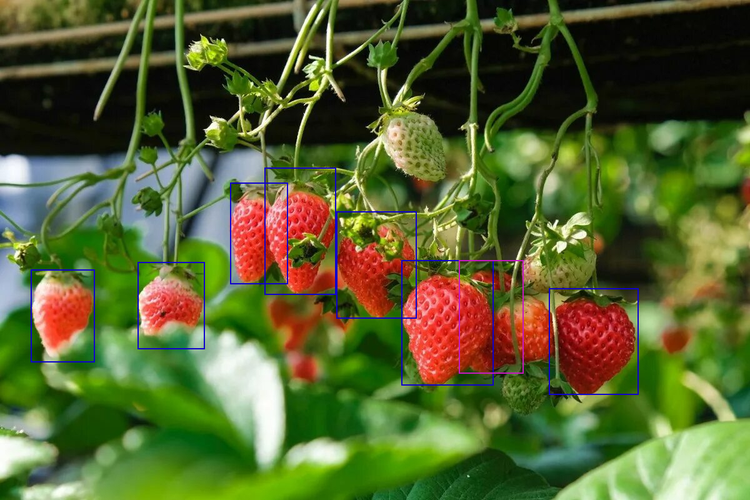
#> input picture dataset/boxes/0.png, 750 x 500 px, shrunk from 1200 x 800 before the run, found by its file name
$ jupyter execute temp_match_demo.ipynb
#> lines starting #> are read from the running program, lines starting #| are printed output that depends on the picture; after the words box and inside, x2 and y2 are one past the last pixel; in counts of white or black regions, pixels touching at a corner belong together
### src/baseline.py
"""
baseline.py

Provides OpenCV template matching baseline functions for strawberry detection.
"""

import os
import logging
import cv2
import numpy as np
import xml.etree.ElementTree as ET
from typing import List, Tuple

# Configure logging
logging.basicConfig(format="%(asctime)s - %(levelname)s - %(message)s", level=logging.INFO)


def non_max_suppression(rects: List[List[int]], overlap_thresh: float = 0.3) -> np.ndarray:
    """
    Suppress overlapping bounding boxes using Non-Maximum Suppression (NMS).

    Args:
        rects: List of bounding boxes [x, y, w, h].
        overlap_thresh: Overlap threshold (IoU) for suppression.

    Returns:
        Numpy array of suppressed boxes as [[x, y, w, h], ...].
    """
    if not rects:
        return np.empty((0, 4), dtype=int)
    boxes = np.array(rects)
    x1, y1 = boxes[:, 0], boxes[:, 1]
    x2, y2 = x1 + boxes[:, 2], y1 + boxes[:, 3]
    areas = (boxes[:, 2] + 1) * (boxes[:, 3] + 1)
    idxs = np.argsort(y2)
    pick: List[int] = []
    while idxs.size > 0:
        last = idxs[-1]
        pick.append(last)
        xx1 = np.maximum(x1[last], x1[idxs[:-1]])
        yy1 = np.maximum(y1[last], y1[idxs[:-1]])
        xx2 = np.minimum(x2[last], x2[idxs[:-1]])
        yy2 = np.minimum(y2[last], y2[idxs[:-1]])
        w = np.maximum(0, xx2 - xx1 + 1)
        h = np.maximum(0, yy2 - yy1 + 1)
        inter = w * h
        ovr = inter / (areas[last] + areas[idxs[:-1]] - inter)
        idxs = idxs[np.where(ovr <= overlap_thresh)]
    return boxes[pick].astype(int)


def create_template(xml_path: str, images_dir: str, output_path: str) -> None:
    """
    Extracts the first strawberry instance from the annotation XML and saves it as a template.

    Args:
        xml_path: Path to annotation XML.
        images_dir: Directory containing source images.
        output_path: Path to save the extracted template image.
    """
#> called with xml_path = 'dataset/annotations.xml', images_dir = 'dataset/images', output_path = 'template/template.png'
    tree = ET.parse(xml_path)
#> (reads dataset/annotations.xml from the repository)
    root = tree.getroot()
    for image in root.findall('image'):
        box = image.find('box')
        if box is None:
            continue
        name_attr = image.get('name')
        if not name_attr:
            continue
        img_filename = name_attr.split('/')[-1]
        attrs = box.attrib
        xtl, ytl = int(float(attrs['xtl'])), int(float(attrs['ytl']))
        xbr, ybr = int(float(attrs['xbr'])), int(float(attrs['ybr']))
        img_path = os.path.join(images_dir, img_filename)
        img = cv2.imread(img_path)
#> img is the input picture: shape (500, 750, 3); mean B, G, R 48.6, 98.9, 87.1
        if img is None:
            logging.error(f"Failed to read image at {img_path}")
            return
        template = img[ytl:ybr, xtl:xbr]
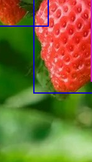
#> template: shape (162, 92, 3); mean B, G, R 51, 106.7, 123.4
        os.makedirs(os.path.dirname(output_path), exist_ok=True)
        cv2.imwrite(output_path, template)
        logging.info(f"Template saved to {output_path}")
        return


# [36 lines left out: function create_templates, not called in this run]


def run_baseline(source_img: str, template_img: str, output_img: str, threshold: float = 0.8) -> int:
    """
    Performs template matching on a source image and saves detection visualization.

    Args:
        source_img: Path to the image to process.
        template_img: Path or directory of template images.
        output_img: Path to save the output image with detections drawn.
        threshold: Matching threshold between 0 and 1.

    Returns:
        Number of matched instances detected.
    """
#> called with source_img = 'dataset/images/0.png', template_img = 'template/template.png', output_img = 'output/baseline_result.png', threshold = 0.8
    src = cv2.imread(source_img)
    if src is None:
        logging.error(f"Cannot load source image: {source_img}")
        return 0
    # Determine list of template file paths
    if os.path.isdir(template_img):
        templ_paths = [os.path.join(template_img, f) for f in os.listdir(template_img) if f.lower().endswith('.png')]
    else:
        templ_paths = [template_img]
    gray_src = cv2.cvtColor(src, cv2.COLOR_BGR2GRAY)
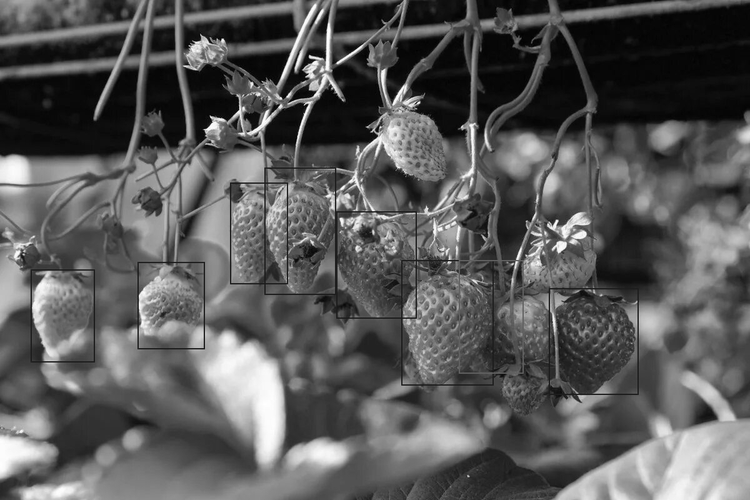
#> gray_src: shape (500, 750); min 0, max 255, mean 89.6
    rects: List[List[int]] = []
    for tpath in templ_paths:
        templ = cv2.imread(tpath)
        if templ is None:
            continue
        gray_templ = cv2.cvtColor(templ, cv2.COLOR_BGR2GRAY)
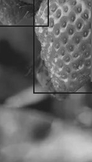
#> gray_templ: shape (162, 92); min 24, max 208, mean 105.4
        w, h = gray_templ.shape[::-1]
#> w = 92; h = 162
        res = cv2.matchTemplate(gray_src, gray_templ, cv2.TM_CCOEFF_NORMED)
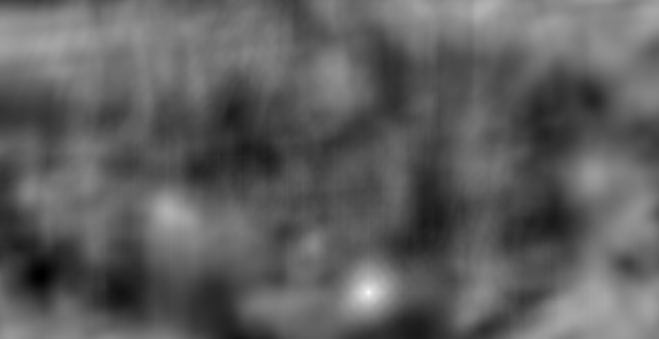
#> res: shape (339, 659) float32; min -0.506, max 1, mean 0.0553; drawn with min black and max white
        loc = np.where(res >= threshold)
#> loc = 60 positions, rows 288 to 296, columns 364 to 372
        rects.extend([[x, y, w, h] for x, y in zip(*loc[::-1])])
    picks = non_max_suppression(rects, overlap_thresh=0.3)
#> in non_max_suppression, `boxes = np.array(rects)`: boxes = 60 rows, first 6: [367, 288, 92, 162], [368, 288, 92, 162], [369, 288, 92, 162], [366, 289, 92, 162], [367, 289, 92, 162], [368, 289, 92, 162]
#> in non_max_suppression, `x1, y1 = boxes[:, 0], boxes[:, 1]`: x1 = 60 values, max 372 at index 24, min 364 at index 16, mean 368; y1 = 60 values from 288 to 296
#> in non_max_suppression, `x2, y2 = x1 + boxes[:, 2], y1 + boxes[:, 3]`: x2 = 60 values, max 464 at index 24, min 456 at index 16, mean 460; y2 = 60 values from 450 to 458
#> in non_max_suppression, `areas = (boxes[:, 2] + 1) * (boxes[:, 3] + 1)`: areas = 60 values from 15159 to 15159
#> in non_max_suppression, `idxs = np.argsort(y2)`: idxs = 60 values from 0 to 59
#> the loop in non_max_suppression, `while idxs.size > 0:` made 1 pass
#> last on pass 1: 59
#> after the loop in non_max_suppression, `while idxs.size > 0:`: idxs = empty array; pick = [59]
#> picks = [[369, 296, 92, 162]]
    for (x, y, w, h) in picks:
        cv2.rectangle(src, (x, y), (x + w, y + h), (0, 255, 0), 2)
#> this loop made 1 pass
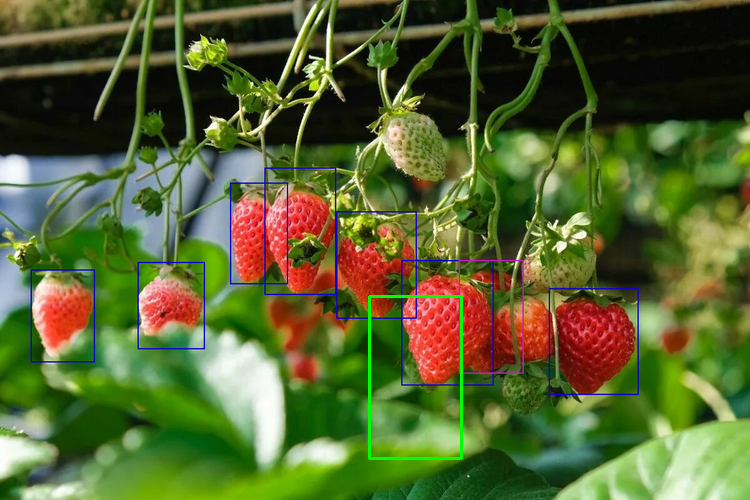
#> src: shape (500, 750, 3); 0.41% of pixels changed, all inside (x1, y1, x2, y2) = (368, 295, 463, 460)
    cv2.imwrite(output_img, src)
    count = len(picks)
#> count = 1
    logging.info(f"Baseline detection complete - {count} items found.")
    return count

### temp_match_demo.ipynb
[cell 1]
import os
import sys
import cv2
import matplotlib.pyplot as plt

# Add src directory to path to import our custom modules
sys.path.append(os.path.abspath('src'))

# --- Configuration ---
# Define all the paths we will need
CWD = os.getcwd()
XML_PATH = os.path.join(CWD, 'dataset', 'annotations.xml')
IMAGES_DIR = os.path.join(CWD, 'dataset', 'images')
YOLO_DATASET_DIR = os.path.join(CWD, 'strawberry_dataset')
TEMPLATE_PATH = os.path.join(CWD, 'template', 'template.png')
BASELINE_OUT = os.path.join(CWD, 'output', 'baseline_result.png')
PRETRAINED_MODEL = 'yolo11s.pt'
FINETUNED_OUT_DIR = os.path.join(CWD, 'output', 'finetuned_preds')
PRETRAINED_OUT_DIR = os.path.join(CWD, 'output', 'pretrained_preds')

# Ensure output directories exist
os.makedirs('output', exist_ok=True)
os.makedirs('template', exist_ok=True)

[cell 2]
from baseline import create_template, run_baseline

# First, create a template from our dataset
print("Creating template from image 0...")
create_template(XML_PATH, IMAGES_DIR, TEMPLATE_PATH)

# Display the template
template_img = cv2.imread(TEMPLATE_PATH)
plt.imshow(cv2.cvtColor(template_img, cv2.COLOR_BGR2RGB))
plt.title("Template Image")
plt.axis('off')
plt.show()

[cell 3]
# Run the baseline model on a sample image
sample_image_path = os.path.join(IMAGES_DIR, '0.png')
print(f"Running baseline detection on {sample_image_path}...")
baseline_count = run_baseline(sample_image_path, TEMPLATE_PATH, BASELINE_OUT)
#> baseline_count = 1
print(f"Baseline detected {baseline_count} strawberries.")
#| Baseline detected 1 strawberries.

# Display the result
baseline_result = cv2.imread(BASELINE_OUT)
plt.figure(figsize=(10, 8))
plt.imshow(cv2.cvtColor(baseline_result, cv2.COLOR_BGR2RGB))
plt.title(f"OpenCV Baseline Detections (Count: {baseline_count})")
plt.axis('off')
plt.show()

[cell 4]
# Run the baseline model on a sample image
sample_image_path = os.path.join(IMAGES_DIR, '1.png')
print(f"Running baseline detection on {sample_image_path}...")
baseline_count = run_baseline(sample_image_path, TEMPLATE_PATH, BASELINE_OUT)
#> call 2 of run_baseline, with source_img = 'dataset/images/1.png', template_img = 'template/template.png', output_img = 'output/baseline_result.png', threshold = 0.8
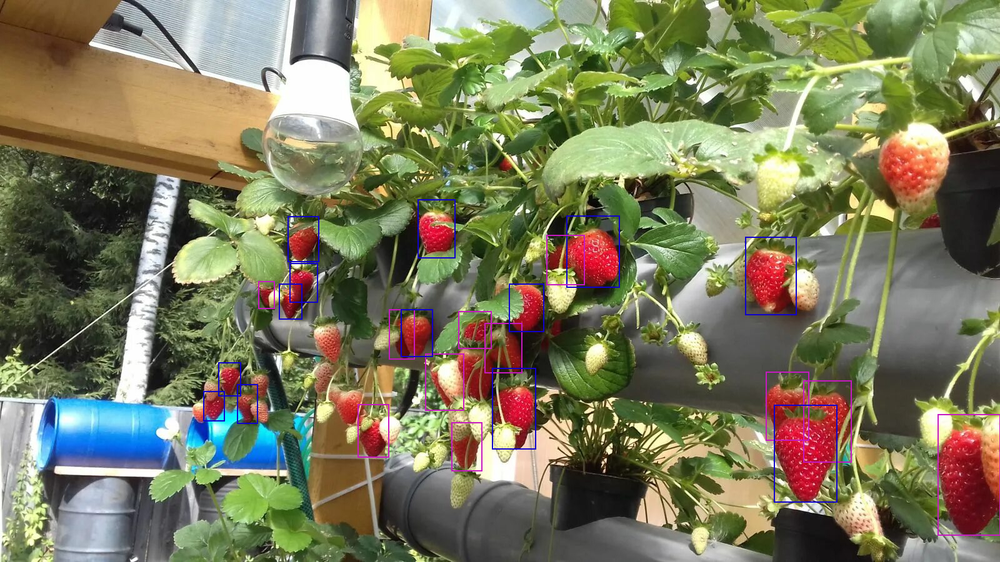
#> input picture dataset/boxes/1.png, 1000 x 562 px, shrunk from 1600 x 900 before the run, found by its file name
#> in run_baseline, src is the input picture: shape (562, 1000, 3); mean B, G, R 93.1, 123.7, 124
#> in run_baseline (call 2), `gray_src = cv2.cvtColor(src, cv2.COLOR_BGR2GRAY)`:
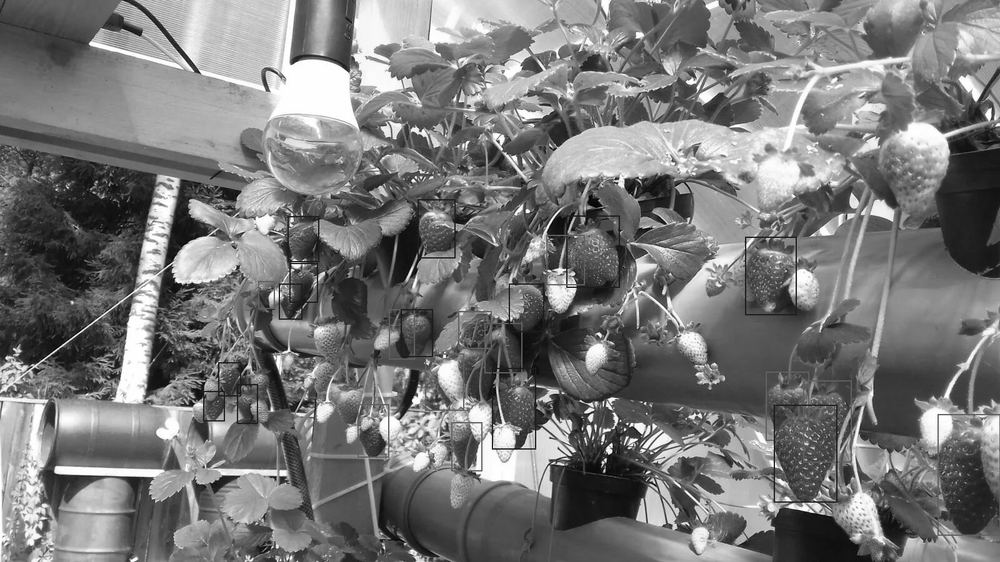
#> gray_src: shape (562, 1000); min 0, max 255, mean 120.3
#> in run_baseline (call 2), `res = cv2.matchTemplate(gray_src, gray_templ, cv2.TM_CCOEFF_NORMED)`:
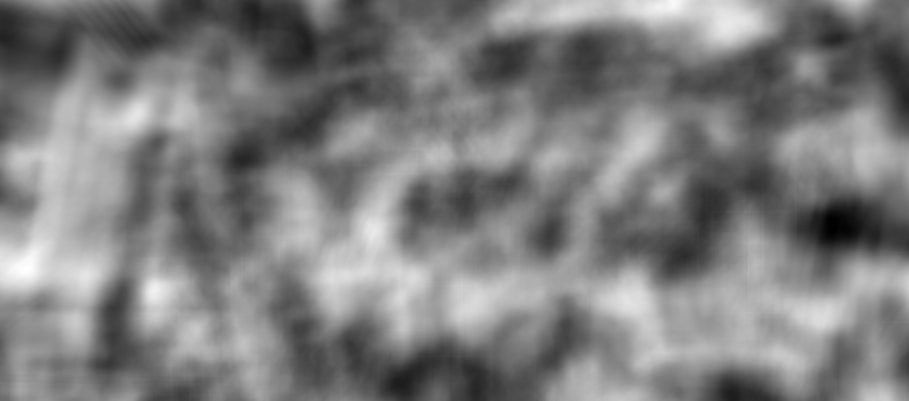
#> res: shape (401, 909) float32; min -0.536, max 0.479, mean -0.0327; drawn with min black and max white
#> in run_baseline (call 2), `loc = np.where(res >= threshold)`: loc = (empty array, empty array)
#> in run_baseline (call 2), `picks = non_max_suppression(rects, overlap_thresh=0.3)`: picks = empty array
#> in run_baseline (call 2), `count = len(picks)`: count = 0
#> baseline_count = 0
print(f"Baseline detected {baseline_count} strawberries.")
#| Baseline detected 0 strawberries.

# Display the result
baseline_result = cv2.imread(BASELINE_OUT)
plt.figure(figsize=(10, 8))
plt.imshow(cv2.cvtColor(baseline_result, cv2.COLOR_BGR2RGB))
plt.title(f"OpenCV Baseline Detections (Count: {baseline_count})")
plt.axis('off')
plt.show()
